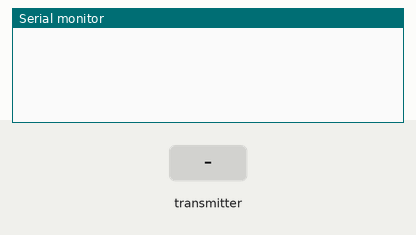
A sketch run on a simulated ESP32. Shown: the last lines printed to the serial monitor. The inputs (shaded band) are chosen by the test bench.

Above: at 1.2 s.
1.3 s: the transmitter starts sending temp = 0
At 1.66 s:
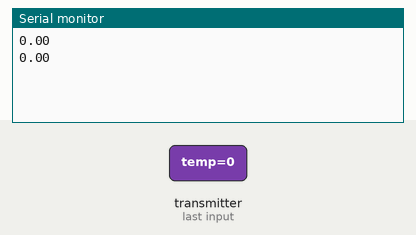
3.3 s: the transmitter starts sending humi = 25
4.8 s: the transmitter starts sending temp = 50
At 5.16 s:
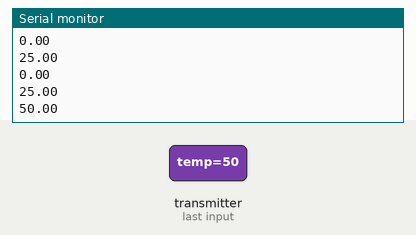
6.3 s: the transmitter starts sending humi = 100
Timing chart, 0 to 8.8 s (numbered marks = the images above; inputs shaded):
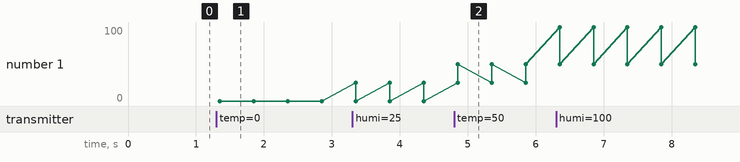

Measured:
- after the input at 1.3 s, the serial monitor: prints a new line after 0.05 s (image 1)
- after the input at 4.8 s, the serial monitor: prints a new line after 0.05 s (image 2)
- plotted number 1: 0 → 50 after the input at 4.8 s

The sketch:

master_now.ino
```cpp
#include <esp_now.h>
#include <WiFi.h>
#include <HardwareSerial.h>

//HardwareSerial Serial2(2);

typedef struct struct_message{
    float temp;
    float humi;
}struct_message;


struct_message data;

void OnDataRecv(const uint8_t * mac, const uint8_t *incomingData, int len){
    memcpy(&data, incomingData, sizeof(data));
    Serial.println(data.humi);
    Serial.println(data.temp);
    if(isnan(data.temp)||isnan(data.humi))
    {
        return;
    }
    else{
        char buff[7],m[15];
        String te,hu,me,t,h;
        t=dtostrf(data.temp,3,2,buff);
        h=dtostrf(data.humi,3,2,buff);
        te=t;
        hu=h;
        me=te+","+hu;
        Serial2.write(me.c_str());
    }
}

void setup(){
    Serial.begin(115200);
    Serial2.begin(115200);
    WiFi.mode(WIFI_STA);
    if (esp_now_init() != ESP_OK) {
    Serial.println("Error initializing ESP-NOW");
    return;
    }
    esp_now_register_recv_cb(OnDataRecv);
}

void loop(){

}
```
